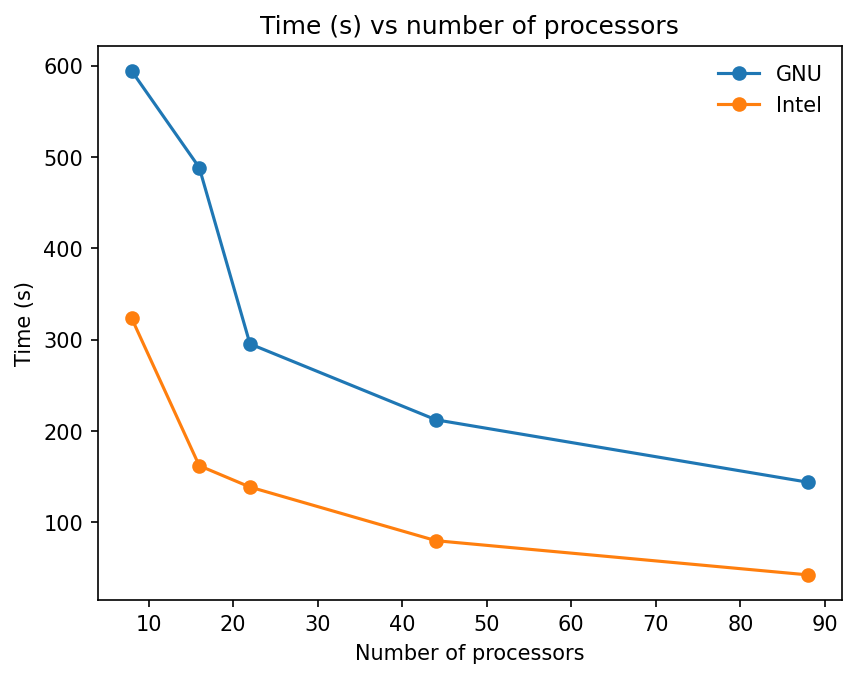

Here is the Python script that generated this plot:
import matplotlib.pyplot as plt
import pandas as pd

df = pd.read_csv("data.csv")

df["total_procs"] = df["nproc"] * df["nodes"]
gnu = df[df["Build"] == "GNU"]
plt.plot(gnu["total_procs"], gnu["Time (s)"], "o-", label="GNU")
intel = df[df["Build"] == "Intel"]
plt.plot(intel["total_procs"], intel["Time (s)"], "o-", label="Intel")
plt.legend(frameon=False)
plt.xlabel("Number of processors")
plt.ylabel("Time (s)")
plt.title("Time (s) vs number of processors")
plt.savefig("plot.png", dpi=150, bbox_inches="tight")
